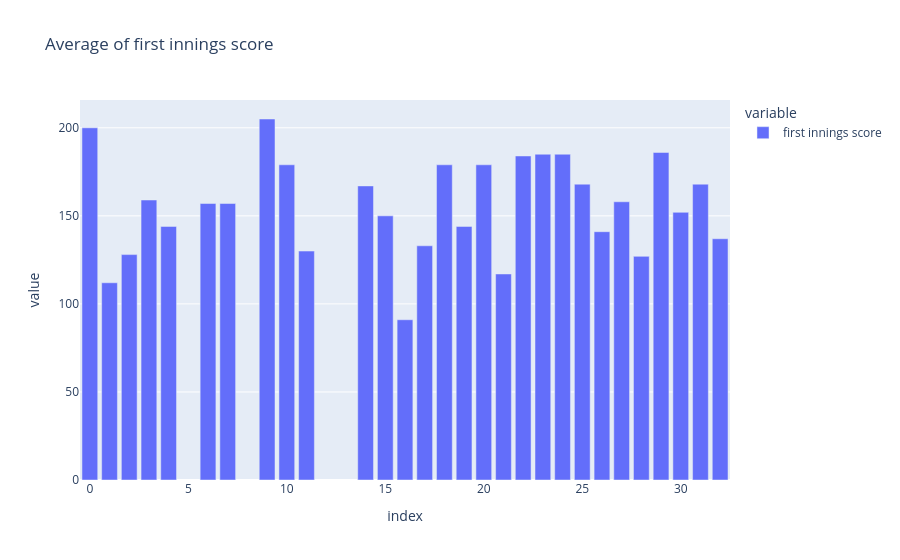

Notebook source saved alongside this figure:
### Code cell
fig=px.bar(df["first innings score"],title="Average of first innings score")
fig.show()

### Figure 1 — Plotly figure (JSON) as saved in the notebook; plotly's stock layout.template omitted (floating-point values rounded to 4 significant figures)
{"data": [{"hovertemplate": "variable=first innings score<br>index=%{x}<br>value=%{y}<extra></extra>", "legendgroup": "first innings score", "marker": {"color": "#636efa", "pattern": {"shape": ""}}, "name": "first innings score", "orientation": "v", "showlegend": true, "textposition": "auto", "type": "bar", "x": [0, 1, 2, 3, 4, 6, 7, 9, 10, 11, 14, 15, 16, 17, 18, 19, 20, 21, 22, 23, 24, 25, 26, 27, 28, 29, 30, 31, 32], "xaxis": "x", "y": [200.0, 112.0, 128.0, 159.0, 144.0, 157.0, 157.0, 205.0, 179.0, 130.0, 167.0, 150.0, 91.0, 133.0, 179.0, 144.0, 179.0, 117.0, 184.0, 185.0, 185.0, 168.0, 141.0, 158.0, 127.0, 186.0, 152.0, 168.0, 137.0], "yaxis": "y"}], "layout": {"barmode": "relative", "legend": {"title": {"text": "variable"}, "tracegroupgap": 0}, "title": {"text": "Average of first innings score"}, "xaxis": {"anchor": "y", "domain": [0, 1], "title": {"text": "index"}}, "yaxis": {"anchor": "x", "domain": [0, 1], "title": {"text": "value"}}}}
